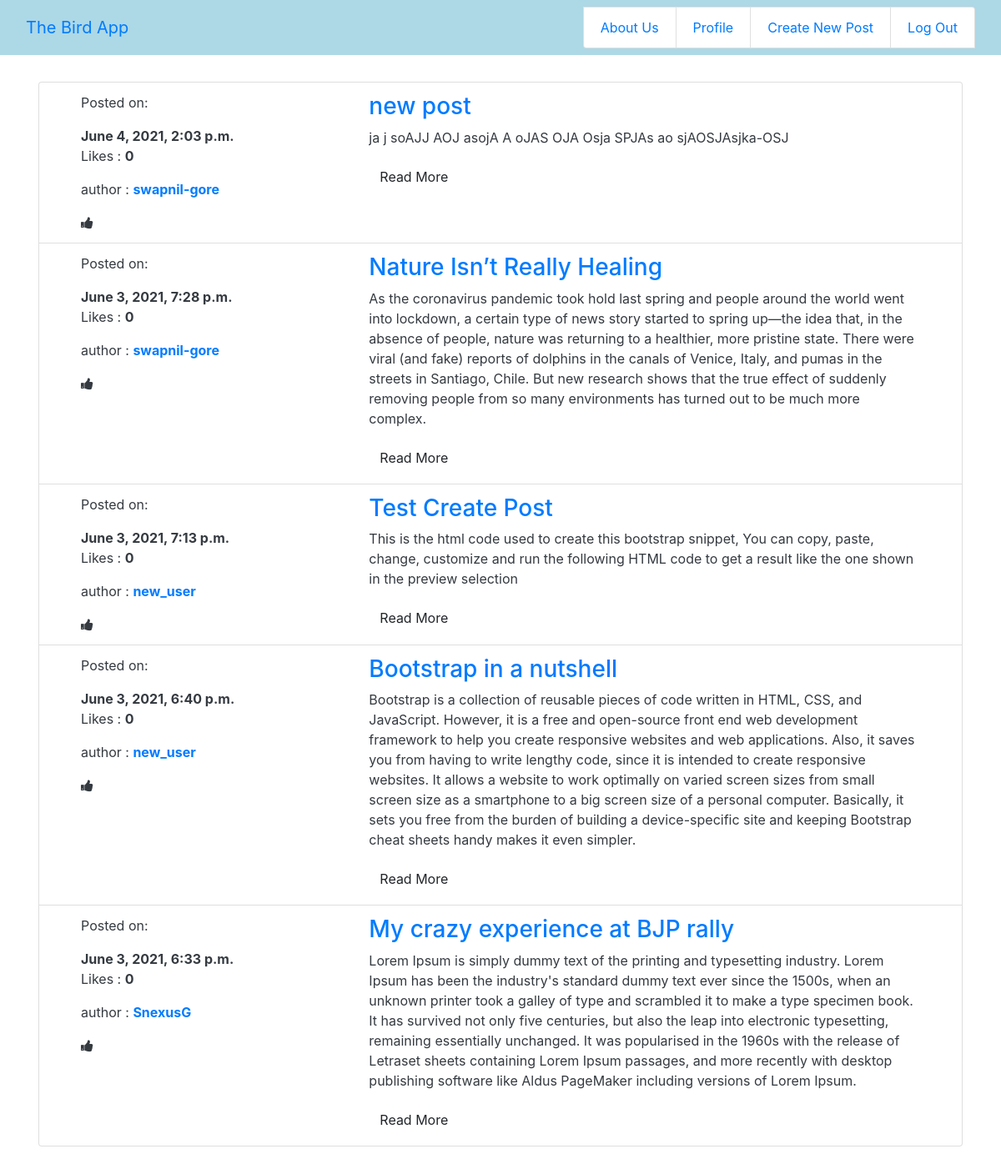
The page / (signed in) on the database its author committed.
### bird_app/models.py (models this page shows, shortened)
class Post(models.Model):
    authorID = models.ForeignKey(CustomUser, on_delete=models.CASCADE)
    likes = models.PositiveIntegerField(default = 0)
    title = models.CharField(max_length = 100)
    body = models.TextField(blank = True)
    datePosted = models.DateTimeField(auto_now_add=True)
    class Meta:
        ordering = ['-datePosted']

class CustomUser(AbstractUser):
    username = models.CharField(max_length=50, default='defaul_user', unique=True)
    name = models.CharField(max_length=50)
    age = models.PositiveIntegerField(null=True, blank=True)
    gender_choices = (('M','male'),('F','female'),('-', 'rather not says'))
    gender = models.CharField(max_length=20, choices=gender_choices, default='-')
    country = models.CharField(max_length=100)
    email = models.EmailField(max_length=200, default = "new_user@gmail.com")
    password = models.CharField(max_length=200, default = "12345678")

### bird_app/views.py (the view)
# urls.py: path('', PostListView.as_view(), name = 'home'),
class PostListView(ListView):
    model = Post
    template_name = 'home.html'
    context_object_name = 'posts'

### templates/home.html (shortened to what this page needs)
{% extends 'base.html' %}
{% block content %}
{% if user.is_authenticated %}
<ul class = "list-group">
{% for post in posts%}
<li class = "list-group-item">
<div class="container">
    <div class="col-md-12 col-lg-12">
        <article class="post vt-post">
            <div class="row">
                <div class="col-xs-12 col-sm-5 col-md-5 col-lg-4">
                    <div class="author-info author-info-2">
                        <ul class="list-inline">
                            <li>
                                <div class="info">
                                    <p>Posted on:</p>
                                    <strong>{{ post.datePosted }}</strong></div>
                            </li>
                            <li>
                                <div class="info">
                                    <p>Likes : <strong>{{ post.likes }}</strong></p>
                            </li>
                            <li>
                                <div class="info">
                                    <p>author : <strong><a href="{% url 'user_detail' post.authorID.id %}">{{ post.authorID.username }}</a></strong></p>
                            </li>
                            <li>
                                <div class="info">
                                <i onclick="myFunction(this)" class="fa fa-thumbs-up"></i>
                            </li>
                        </ul>
                    </div>
                </div>
                <div class="col-xs-12 col-sm-7 col-md-7 col-lg-8">
                    <div class="caption">
                        <h3 class="md-heading"><a href="#">{{ post.title }}</a></h3>
                        <p> {{ post.body }} </p>
                        <a class="btn btn-default" href="#" role="button">Read More</a> </div>
                </div>
            </div>
        </article>
</li>
{% endfor %}
</ul>
</div>
{% else %}
<h1><a href = "{% url 'login' %}">Please login first</a><h1>
<h1><a href = "{% url 'signup' %}">If you don't have account, please sign up</a><h1>
{% endif %}
{% endblock content %}

### templates/base.html (shortened to what this page needs)
<!DOCTYPE html>
<html lang="en">
<head>
  <link rel="stylesheet" href="https://maxcdn.bootstrapcdn.com/bootstrap/4.5.2/css/bootstrap.min.css">
  <link rel="stylesheet" href="https://cdnjs.cloudflare.com/ajax/libs/font-awesome/4.7.0/css/font-awesome.min.css">
</head>
<body>
<div>
<nav class="navbar navbar-default" style="background-color:lightblue">
  <div class="container-fluid">
    <div class="navbar-header">
      <a class="navbar-brand" href="/">The Bird App</a>
    </div>
    <ul class="nav navbar-nav list-group-horizontal">
    <li class="list-group-item"><a href = "#">About Us</a></li>
    {% if user.is_authenticated %}
        <li class="list-group-item"><a href="{% url 'user_detail'  user.id %}">Profile</a></li>
        <li class="list-group-item"><a href="{% url 'post_create' %}">Create New Post</a></li>
        <li class="list-group-item"><a href="{% url 'logout' %}">Log Out</a></li>
    {% endif %}
    </ul>
  </div>
</nav>
</div>
<div class="container p-3 my-3 text-dark">
{% block content %}
{% endblock content%}
</body>
</html>

### rows shown on the page
Post: datePosted "June 4, 2021, 2:03 p.m.", likes "0", authorID.username "swapnil-gore", title "new post", body "ja j soAJJ AOJ asojA A oJAS OJA Osja SPJAs ao sjAOSJAsjka-OSJ"
Post: datePosted "June 3, 2021, 7:28 p.m.", likes "0", authorID.username "swapnil-gore", title "Nature Isn’t Really Healing", body "As the coronavirus pandemic took hold last spring and people around the world went into lockdown, a certain type of news story started to spring up—the idea that, in the absence of people, nature was returning to a healthier, more pristine state. There were viral (and fake) reports of dolphins in the canals of Venice, Italy, and pumas in the streets in Santiago, Chile. But new research shows that the true effect of suddenly removing people from so many environments has turned out to be much more complex."
Post: datePosted "June 3, 2021, 7:13 p.m.", likes "0", authorID.username "new_user", title "Test Create Post", body "This is the html code used to create this bootstrap snippet, You can copy, paste, change, customize and run the following HTML code to get a result like the one shown in the preview selection"
Post: datePosted "June 3, 2021, 6:40 p.m.", likes "0", authorID.username "new_user", title "Bootstrap in a nutshell", body "Bootstrap is a collection of reusable pieces of code written in HTML, CSS, and JavaScript. However, it is a free and open-source front end web development framework to help you create responsive websites and web applications. Also, it saves you from having to write lengthy code, since it is intended to create responsive websites. It allows a website to work optimally on varied screen sizes from small screen size as a smartphone to a big screen size of a personal computer. Basically, it sets you free from the burden of building a device-specific site and keeping Bootstrap cheat sheets handy makes it even simpler."
Post: datePosted "June 3, 2021, 6:33 p.m.", likes "0", authorID.username "SnexusG", title "My crazy experience at BJP rally", body "Lorem Ipsum is simply dummy text of the printing and typesetting industry. Lorem Ipsum has been the industry's standard dummy text ever since the 1500s, when an unknown printer took a galley of type and scrambled it to make a type specimen book. It has survived not only five centuries, but also the leap into electronic typesetting, remaining essentially unchanged. It was popularised in the 1960s with the release of Letraset sheets containing Lorem Ipsum passages, and more recently with desktop publishing software like Aldus PageMaker including versions of Lorem Ipsum."
